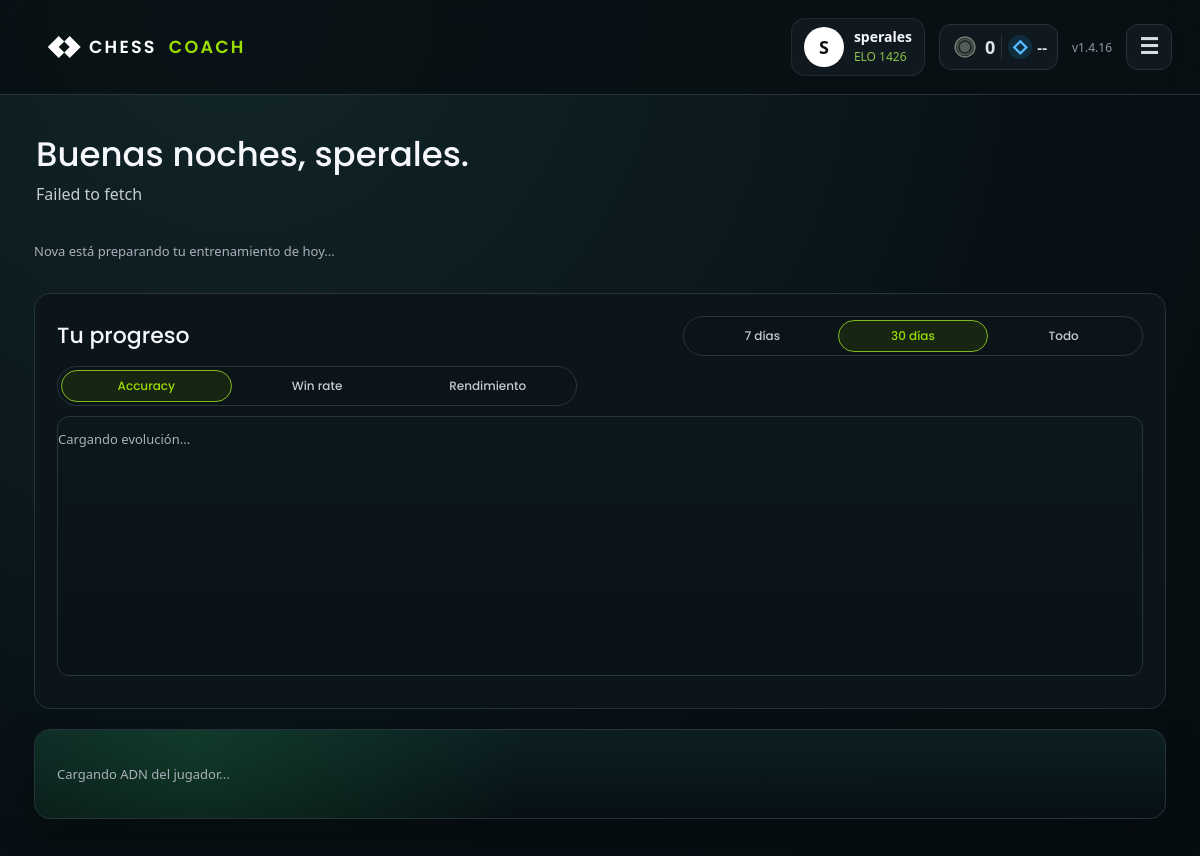
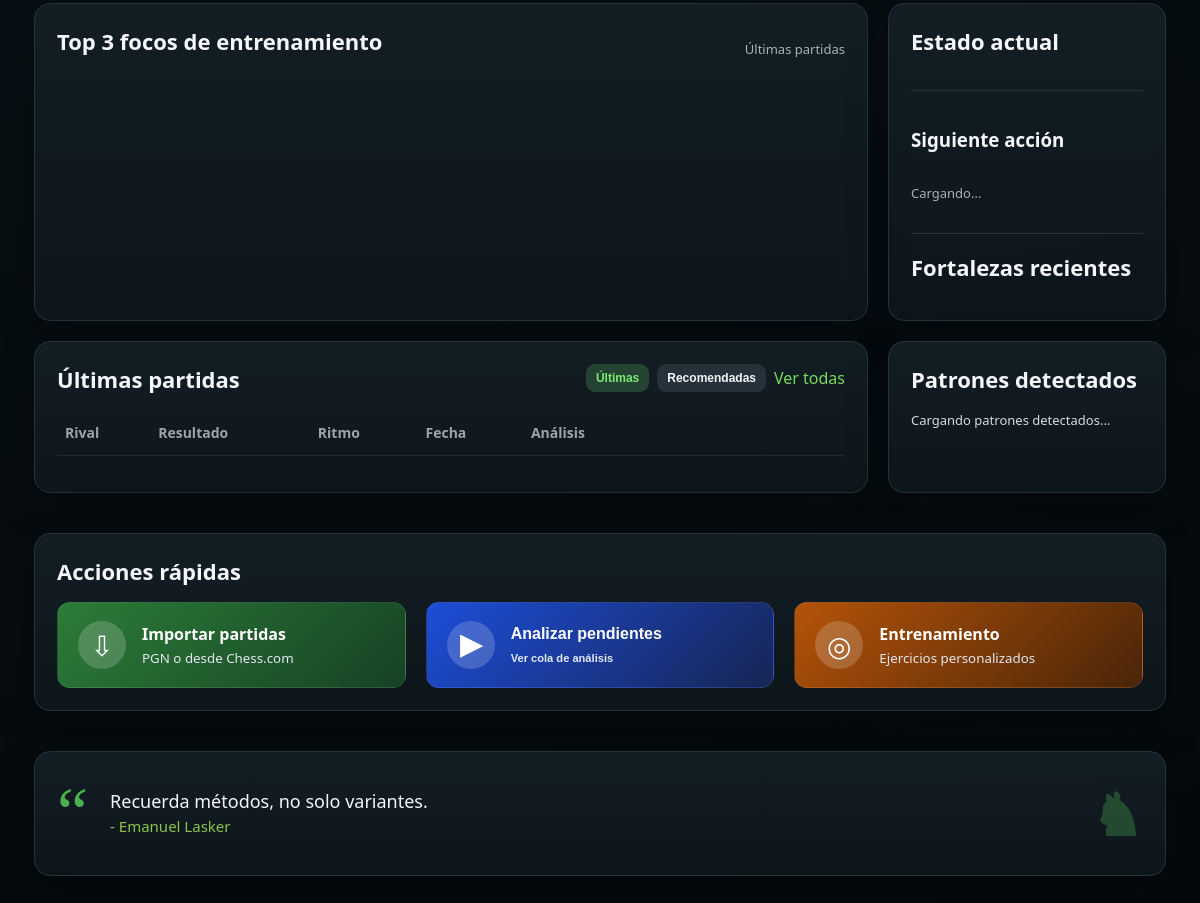
The app's page /app.php (signed in) with its own data (2 pictures, top to bottom).
### tables this page shows
CREATE TABLE IF NOT EXISTS users (
  id INT UNSIGNED NOT NULL AUTO_INCREMENT,
  username VARCHAR(80) NOT NULL,
  password_hash VARCHAR(255) NOT NULL,
  piece_set VARCHAR(80) NOT NULL DEFAULT 'Set 1',
  board_theme VARCHAR(20) NOT NULL DEFAULT 'green',
  created_at TIMESTAMP NOT NULL DEFAULT CURRENT_TIMESTAMP,
  updated_at TIMESTAMP NULL DEFAULT NULL ON UPDATE CURRENT_TIMESTAMP,
  PRIMARY KEY (id),
  UNIQUE KEY uq_users_username (username)
);

CREATE TABLE IF NOT EXISTS motivational_quotes (
  id INT UNSIGNED NOT NULL AUTO_INCREMENT,
  quote_text VARCHAR(255) NOT NULL,
  author VARCHAR(120) NOT NULL,
  source_name VARCHAR(120) DEFAULT NULL,
  source_url VARCHAR(255) DEFAULT NULL,
  is_active TINYINT(1) NOT NULL DEFAULT 1,
  display_order INT UNSIGNED NOT NULL DEFAULT 0,
  created_at TIMESTAMP NOT NULL DEFAULT CURRENT_TIMESTAMP,
  updated_at TIMESTAMP NULL DEFAULT NULL ON UPDATE CURRENT_TIMESTAMP,
  PRIMARY KEY (id),
  UNIQUE KEY uq_motivational_quote_text (quote_text),
  KEY idx_motivational_quotes_active (is_active),
  KEY idx_motivational_quotes_order (display_order)
);

### app.php (the view, shortened to what the rows shown need)
<?php
require_once __DIR__ . '/includes/auth.php';
require_once __DIR__ . '/includes/helpers.php';
require_once __DIR__ . '/includes/motivational_quotes.php';
$u = require_login();
$quote = random_motivational_quote();
$assetVersion = (string)filemtime(__DIR__ . '/assets/css/app.css');
$hour = (int)date('G');
$greeting = $hour < 12 ? 'Buenos días' : ($hour < 21 ? 'Buenas tardes' : 'Buenas noches');
?>
<!doctype html>
<html lang="es">
<head>
  <link rel="stylesheet" href="assets/css/app.css?v=<?=e($assetVersion)?>">
</head>
<body class="dark-shell">
<?php header_bar('Chess Coach'); ?>
<div class="app-area">
<main class="dashboard trainer-dashboard home-mobile-first">
  <section class="home-greeting">
    <div>
      <h1><?=e($greeting)?>, <?=e($u['username'])?>.</h1>
      <p id="trainerHeroText">Preparando tu panel de entrenamiento...</p>
    </div>
  </section>
  <section class="home-progress-panel" id="homeProgress">
    <div class="home-progress-head">
      <h2>Tu progreso</h2>
    </div>
  </section>
  <section class="home-middle-grid">
    <section class="panel trainer-focus-panel">
      <div class="panel-head">
        <h2>Top 3 focos de entrenamiento</h2>
      </div>
    </section>
    <section class="panel trainer-state-panel">
      <h2>Estado actual</h2>
      <h2>Fortalezas recientes</h2>
    </section>
    <section class="panel" id="partidas">
      <div class="panel-head">
        <h2 id="gamesPanelTitle">Últimas partidas</h2>
      </div>
      <table class="games">
        <thead>
          <tr>
            <th>Rival</th>
            <th>Resultado</th>
            <th id="gamesThirdColumnHeader">Ritmo</th>
            <th class="hide-sm">Fecha</th>
            <th>Análisis</th>
            <th class="actions-spacer" aria-label="Acciones"></th>
            <th class="actions-spacer" aria-label="Acciones"></th>
          </tr>
        </thead>
      </table>
    </section>
    <section class="panel insight-card" id="smartTagInsight">
      <h2>Patrones detectados</h2>
    </section>
  </section>
  <section class="quick-panel-wrap">
    <section class="panel quick-panel">
      <h2>Acciones rápidas</h2>
    </section>
  </section>
  <section class="quote-panel panel">
    <span>“</span>
    <p><?=e($quote['quote_text'] ?? '')?><br><small>- <?=e($quote['author'] ?? '')?></small></p>
    <b>♞</b>
  </section>
</main>
</div>
</body>
</html>

### includes/helpers.php (shortened to what the rows shown need)
<?php
require_once __DIR__ . '/config.php';
function e(?string $s): string { return htmlspecialchars($s ?? '', ENT_QUOTES, 'UTF-8'); }
function current_user_elo(): int {
  return (int)(app_config()['default_user_elo'] ?? 1426);
}
function header_bar(string $title='Chess Coach', string $brandHref='app.php'): void {
  $user = current_user();
  $displayName = e($user['username'] ?? 'Usuario');
  $initial = strtoupper(substr($user['username'] ?? 'U', 0, 1));
  $elo = current_user_elo();
  echo '<header class="topbar">';
  echo '<div class="user-pill"><div class="avatar">'.e($initial).'</div><div><strong>'.$displayName.'</strong><small>ELO '.$elo.'</small></div></div>';
  echo '<nav class="menu" id="userMenu">';
  echo '</nav></header>';
}

### records on screen
users: username "S", username "sperales"
motivational_quotes: quote_text "Recuerda métodos, no solo variantes.", author "Emanuel Lasker"

### other values on screen
$elo "1426"
$days "0"
$v "1.4.16"
